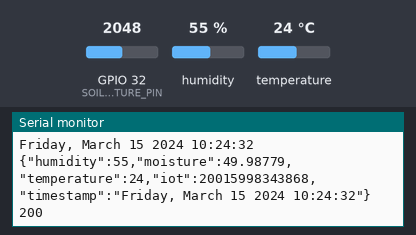
The program below on a simulated ESP32. On the bench: the last lines printed to the serial monitor. The test bench sets the inputs (shaded band); at power-on: humidity 55 %, GPIO 32 (SOIL_MOISTURE_PIN) = 2048, temperature 24 °C. Uploads are accepted with an empty reply; the local clock reads 2024-03-15 10:24:30 at power-on unless the program sets it.

Above: at 3.5 s.
3.6 s: humidity set to 22 %
At 7.72 s:
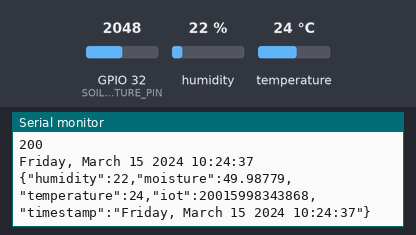
9.4 s: GPIO 32 (SOIL_MOISTURE_PIN) set to 2866
At 14.3 s:
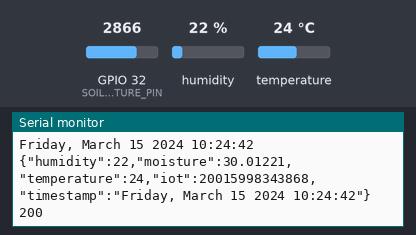
15.2 s: temperature set to 12 °C
At 19.5 s:
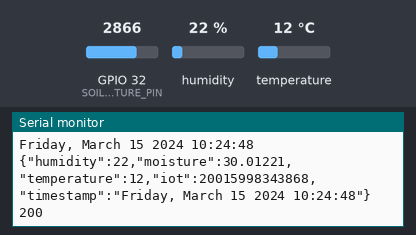
21.0 s: GPIO 32 (SOIL_MOISTURE_PIN) set to 3603
At 24.6 s:
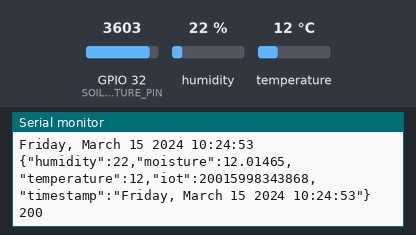
26.8 s: humidity set to 40 %
At 29.7 s:
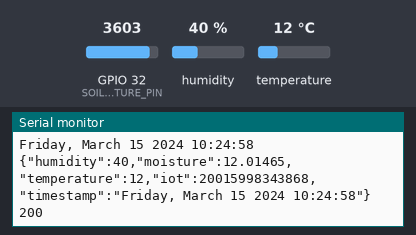
Timing chart, 0 to 31.2 s (numbered marks = the images above; inputs shaded):
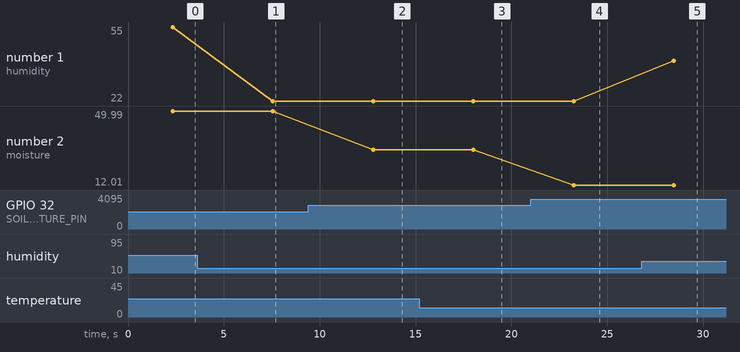

Measured:
- after the input at 3.6 s, the serial monitor: prints a new line after 4.0 s (image 1)
- after the input at 9.4 s, the serial monitor: prints a new line after 3.4 s (image 2)
- after the input at 15.2 s, the serial monitor: prints a new line after 2.8 s (image 3)
- after the input at 21.0 s, the serial monitor: prints a new line after 2.3 s (image 4)
- after the input at 26.8 s, the serial monitor: prints a new line after 1.7 s (image 5)
- plotted number 1: 55 → 22 after the input at 3.6 s, 22 → 40 after the input at 26.8 s
- plotted number 2: 49.99 → 30.01 after the input at 9.4 s, 30.01 → 12.01 after the input at 21.0 s

The program:

main.cpp
```cpp
#include "config.h"
// #include "esp_sleep.h"
// #include "esp_system.h"
#include "Sensors.h"
#include "AgriArenaClient.h"
#include "WifiConfiguration.h"


const char* ntpServer = "pool.ntp.org";
const uint64_t chipId = ESP.getEfuseMac();
uint8_t retries = 0;


WifiConfiguration Wifi(SSID, PASSWORD);
AgriArenaClient Client;
Sensors Sensor(DHT_PIN, DHT_TYPE, SOIL_MOISTURE_PIN);


void setup() {
    Serial.begin(115200);
    // configureLED(LED);
    // pinMode(SWITCH, INPUT);
    configTime(0, 0, ntpServer);

    Serial.println("Starting...");
    // setColor(10, 0, 0); setColor(0, 10, 0); setColor(0, 0, 10);

    if (!Wifi.config(R)) { return; }
    Client.config(ENDPOINT, TLS_CERTIFICATE);
}

bool isPressed = false;
unsigned long pressTime = 0;

void loop() {
    // if (Wifi.isAlive(R)) {
    //     if (digitalRead(SWITCH) == HIGH) {
    //         if (!isPressed) {
    //             pressTime = millis();
    //             Sensor.read();
    //             Client.send(Sensor.get(), chipId, IP);
    //         }
    //     }
    // } else if (!Wifi.isAlive(R) && retries < 2){
    //     Serial.println("WiFi Disconnected");
    //     retries++;
    //     IP = Wifi.reconnect(R);
    // }

    if(ENDPOINT == "INVALID_URL") {
        Serial.print("Endpoint = ");
        Serial.println(ENDPOINT);
    }

    if (!Wifi.isAlive(R)) {
        Serial.println("Wifi Disconnectd");
    }

    Sensor.read();
    Client.send(Sensor.get(), chipId);
    delay(5000);

}
```

config.h
```cpp
#include "AgriArenaClient.h"
#include "WifiConfiguration.h"
#include "Sensors.h"
// #include "RGB_LED.cpp"


#define SWITCH 5
#define DHT_PIN 4
#define DHT_TYPE DHT11
#define SOIL_MOISTURE_PIN 32

const String SSID = "BABU";
const String PASSWORD = "BABUMANU@02";
const String ENDPOINT = "http://192.168.29.208:3000/api/iot";
const char *TLS_CERTIFICATE = R"KEY(

)KEY";


const uint8_t R = 15;
// const uint8_t G = 14;
// const uint8_t B = 13;

// uint8_t LED[3] = {15, 14, 13};
```
